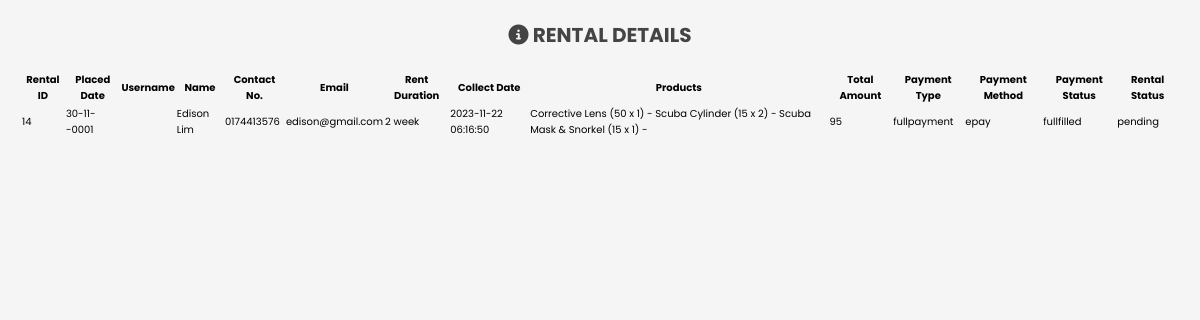
Page /admin/rental-details.php?rental_id=14 on the committed database.
### tables this page shows
CREATE TABLE `orders` (
  `id` int(11) NOT NULL,
  `user_id` int(100) NOT NULL,
  `username` varchar(100) NOT NULL,
  `name` varchar(100) NOT NULL,
  `number` varchar(12) NOT NULL,
  `email` varchar(100) NOT NULL,
  `rent_duration` varchar(100) NOT NULL,
  `collect_date` timestamp NOT NULL DEFAULT current_timestamp() ON UPDATE current_timestamp(),
  `type` varchar(100) NOT NULL,
  `method` varchar(100) NOT NULL,
  `total_products` varchar(1000) NOT NULL,
  `total_price` int(100) NOT NULL,
  `placed_on` date NOT NULL,
  `payment_status` varchar(100) NOT NULL,
  `rental_status` varchar(100) NOT NULL
);

### admin/rental-details.php (the view, shortened to what this page needs)
<?php
include '../config/connect.php';
if (isset($_GET['rental_id'])) {
   $rental_id = $_GET['rental_id'];
   $select_rental_details = mysqli_query($conn, "SELECT * FROM orders WHERE id = '$rental_id'");
   $rental_row = mysqli_fetch_assoc($select_rental_details);
} else {
   header('location:adminusers.php');
}
?>
<!DOCTYPE html>
<html lang="en">
<head>
   <link rel="stylesheet" href="https://cdnjs.cloudflare.com/ajax/libs/font-awesome/6.1.1/css/all.min.css">
   <link rel="stylesheet" href="../admin/adminstyle.css">
</head>
<body>
<section class="rental-details">
   <h1 class="heading"><i class="fa fa-info-circle" aria-hidden="true"></i> Rental Details</h1>
   <div class="box-container">
      <div class="box">
         <table>
            <tr>
               <th>Rental ID</th>
               <th>Placed Date</th>
               <th>Username</th>
               <th>Name</th>
               <th>Contact No. </th>
               <th>Email</th>
               <th>Rent Duration</th>
               <th>Collect Date</th>
               <th>Products</th>
               <th>Total Amount</th>
               <th>Payment Type</th>
               <th>Payment Method</th>
               <th>Payment Status</th>
               <th>Rental Status</th>
            </tr>
            <tr>
               <td><?php echo $rental_row['id']; ?></td>
               <td><?php echo date('d-m-Y', strtotime($rental_row['placed_on'])); ?></td>
               <td><?php echo $rental_row['username']; ?></td>
               <td><?php echo $rental_row['name']; ?></td>
               <td><?php echo $rental_row['number']; ?></td>
               <td><?php echo $rental_row['email']; ?></td>
               <td><?php echo $rental_row['rent_duration']; ?></td>
               <td><?php echo $rental_row['collect_date']; ?></td>
               <td><?php echo $rental_row['total_products']; ?></td>
               <td><?php echo $rental_row['total_price']; ?></td>
               <td><?php echo $rental_row['type']; ?></td>
               <td><?php echo $rental_row['method']; ?></td>
               <td><?php echo $rental_row['payment_status']; ?></td>
               <td><?php echo $rental_row['rental_status']; ?></td>
            </tr>
         </table>
      </div>
   </div>
</section>
</body>
</html>

### admin/adminstyle.css (style rules this page uses)
:root { --main-color:#00B4D8; --orange:#FF9E00; --mint:#023E8A; --red:#03045E; --black:#444; --purple: #90E0EF; --white:#fff; --light-color:#777; --light-bg:#f5f5f5; --border: none; --box-shadow:0 .5rem 1rem rgba(0,0,0,.1); }
* { font-family: 'Poppins', sans-serif; margin:0; padding:0; box-sizing: border-box; outline: none; border:none; text-decoration: none; }
html { font-size: 62.5%; overflow-x: hidden; }
body { background-color: var(--light-bg); }
section { padding:2rem; max-width: 1200px; margin:0 auto; }
.heading { font-size: 2rem; color:var(--black); margin-bottom: 2rem; text-align: center; text-transform: uppercase; }

### rows in the picture
orders: id "14", placed_on "30-11--0001", name "Edison Lim", number "0174413576", email "edison@gmail.com", rent_duration "2 week", collect_date "2023-11-22 06:16:50", total_products "Corrective Lens (50 x 1) - Scuba Cylinder (15 x 2) - Scuba Mask & Snorkel (15 x 1) -", total_price "95", type "fullpayment", method "epay", payment_status "fullfilled", rental_status "pending"
